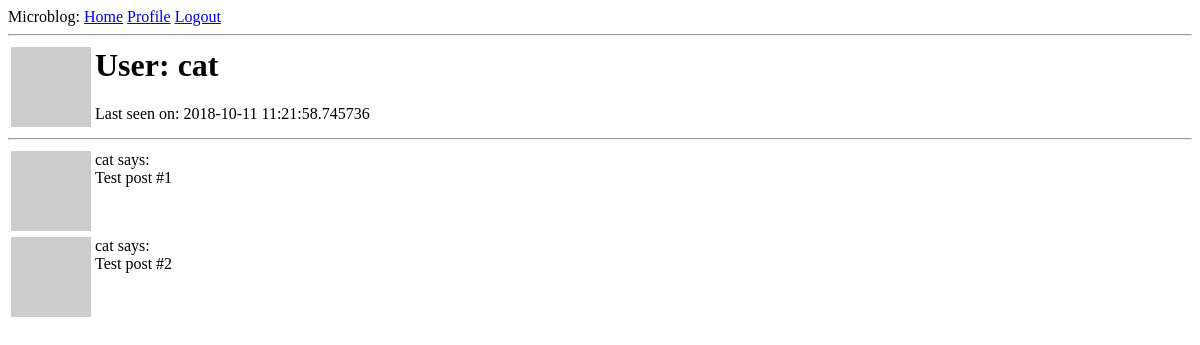
The app's page /user/cat (signed in), older data.
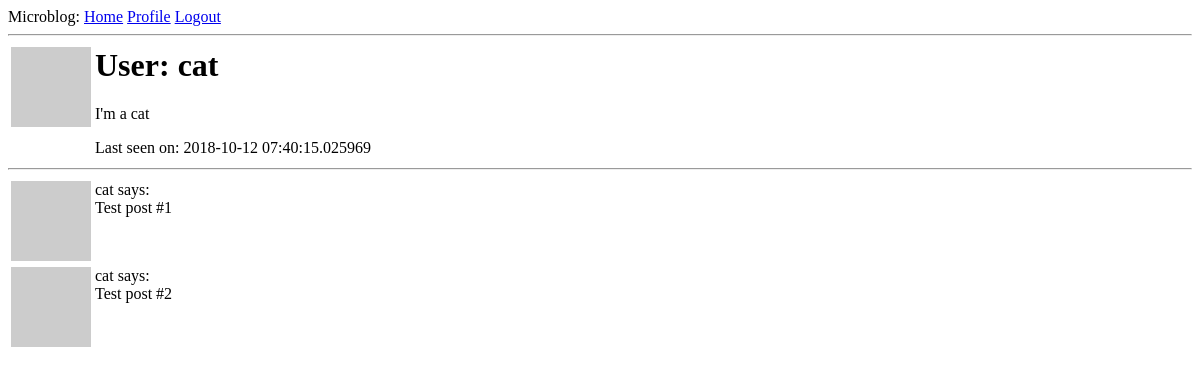
The same page, newer data.
### myapp/models.py (models this page shows, shortened)
class User(UserMixin, db.Model):
    id = db.Column(db.Integer, primary_key=True)
    username = db.Column(db.String(64), index=True, unique=True)
    email = db.Column(db.String(120), index=True, unique=True)
    password_hash = db.Column(db.String(128))
    posts = db.relationship('Post', backref='author', lazy='dynamic')
    about_me = db.Column(db.String(140))
    last_seen = db.Column(db.DateTime, default=datetime.utcnow)
    def avatar(self, size):
        digest = md5(self.email.lower().encode('utf-8')).hexdigest()
        return 'https://www.gravatar.com/avatar/{}?d=identicon&s={}'.format(
            digest, size)

### myapp/routes.py (the view)
@app.route('/user/<username>')
@login_required
def user(username):
    user = User.query.filter_by(username=username).first_or_404()
    posts = [
        {'author': user, 'body': 'Test post #1'},
        {'author': user, 'body': 'Test post #2'},
        ]
    return render_template('user.html', user=user, posts=posts)

### myapp/models.py (called while the page is built)
@login.user_loader
def load_user(id):
    return User.query.get(int(id))

### myapp/routes.py (called while the page is built)
@app.before_request
def before_request():
    if current_user.is_authenticated:
        current_user.last_seen = datetime.utcnow()
        db.session.commit()

### myapp/templates/user.html (shortened to what this page needs)
{% extends "base.html"%}
{% block content %}
        <table>
            <tr valign="top">
                <td><img src="{{ user.avatar(128) }}"></td>
                <td>
                    <h1>User: {{ user.username }}</h1>
                    {% if user.about_me %}<p>{{ user.about_me }}</p>{%endif%}
                    {% if user.last_seen %}<p>Last seen on: {{ user.last_seen }}</p>{%endif%}
                </td>
            </tr>
        </table>
        <hr>
        {% for post in posts %}
            {% include '_post.html' %}
        {% endfor %}
{% endblock %}

### myapp/templates/base.html (shortened to what this page needs)
<html>
    <head>
    </head>
    <body>
        <div>
            Microblog:
            <a href="{{ url_for('index') }}">Home</a>
            {% if current_user.is_anonymous %}
            <a href="{{ url_for('login') }}">Login</a>
            {% else %}
            <a href="{{ url_for('user', username=current_user.username) }}">Profile</a>
            <a href="{{ url_for('logout') }}">Logout</a>
            {% endif %}
        </div>
        <hr>
        {% block content %}{% endblock %}
    </body>
</html>

### myapp/templates/_post.html
<table>
    <tr valign="top">
        <td><img src="{{ post.author.avatar(36) }}"></td>
        <td>{{ post.author.username }} says:<br>{{ post.body }}</td>
    </tr>
</table>

Row changes from the older to the newer data that the page shows:
changed User "cat": about_me (not shown) → "I'm a cat"; last_seen "2018-10-11 11:21:58.745736" → "2018-10-12 07:40:15.025969"
